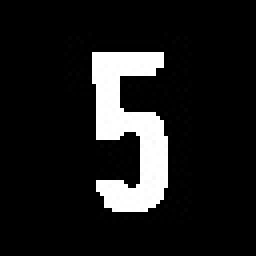
#> input picture src/testDataset/images_raw/char_5.jpg, 64 x 64 px (shown 4 times larger); its folder holds only this picture in this run
$ python createCustomDataset.py
#> lines starting #> are read from the running program, lines starting #| are printed output that depends on the picture
import os
import random
import shutil
import yaml
from pathlib import Path
import cv2
import numpy as np

# === CONFIGURACIÓN ===
SOURCE_DIR = "images_raw"   # Carpeta con tus imágenes base: char_0.jpg, char_A.jpg, etc.
OUTPUT_DIR = "../dataset/yoloDatasetRecognition"
VAL_SPLIT = 0.2
AUG_PER_IMAGE = 300         # Número de variaciones por imagen

# === CLASES ===
CLASSES = [str(i) for i in range(10)] + [chr(c) for c in range(ord('A'), ord('Z') + 1)]
CLASS_TO_ID = {cls: i for i, cls in enumerate(CLASSES)}

# === CREAR ESTRUCTURA DE CARPETAS ===
for sub in ["train/images", "train/labels", "val/images", "val/labels"]:
    os.makedirs(os.path.join(OUTPUT_DIR, sub), exist_ok=True)

# === RECOLECTAR IMÁGENES ===
all_images = [f for f in os.listdir(SOURCE_DIR) if f.lower().endswith((".png", ".jpg", ".jpeg"))]
random.shuffle(all_images)

split_idx = int(len(all_images) * (1 - VAL_SPLIT))
train_imgs = all_images[:split_idx]
val_imgs = all_images[split_idx:]

# === FUNCIONES DE AUMENTO ===
def random_augment(img):
    """Aplica una combinación aleatoria de aumentos."""
    # Rotación
    angle = random.uniform(-15, 15)
    h, w = img.shape[:2]
    M = cv2.getRotationMatrix2D((w // 2, h // 2), angle, 1)
    img = cv2.warpAffine(img, M, (w, h), borderMode=cv2.BORDER_REFLECT)

    # Brillo / contraste
    alpha = random.uniform(0.7, 1.3)
    beta = random.randint(-30, 30)
    img = cv2.convertScaleAbs(img, alpha=alpha, beta=beta)

    # Desenfoque aleatorio
    if random.random() < 0.3:
        k = random.choice([3, 5])
        img = cv2.GaussianBlur(img, (k, k), 0)

    # Ruido
    if random.random() < 0.5:
        noise = np.random.normal(0, random.randint(5, 25), img.shape).astype(np.int16)
        img = np.clip(img.astype(np.int16) + noise, 0, 255).astype(np.uint8)

    # Inversión de color aleatoria
    if random.random() < 0.2:
        img = cv2.bitwise_not(img)

    # Escalado / recorte leve
    if random.random() < 0.3:
        scale = random.uniform(0.9, 1.1)
        new_w, new_h = int(w * scale), int(h * scale)
        img = cv2.resize(img, (new_w, new_h))
        if scale > 1:
            start_x = (new_w - w) // 2
            start_y = (new_h - h) // 2
            img = img[start_y:start_y + h, start_x:start_x + w]
        else:
            pad_x = (w - new_w) // 2
            pad_y = (h - new_h) // 2
            img = cv2.copyMakeBorder(img, pad_y, pad_y, pad_x, pad_x, cv2.BORDER_CONSTANT, value=255)
            img = cv2.resize(img, (w, h))

    return img

# === PROCESAR Y AUMENTAR IMÁGENES ===
def process_images(image_list, split):
    for img_name in image_list:
        img_path = os.path.join(SOURCE_DIR, img_name)
        char = os.path.splitext(img_name)[0].upper().replace("CHAR_", "").replace("CHAR", "")

        if char not in CLASS_TO_ID:
            print(f"⚠️ Carácter desconocido: {char}")
            continue

        class_id = CLASS_TO_ID[char]

        # Leer imagen original
        img = cv2.imread(img_path)
        if img is None:
            print(f"⚠️ No se pudo leer {img_name}")
            continue

        for i in range(AUG_PER_IMAGE):
            aug_img = random_augment(img.copy())
            new_name = f"{os.path.splitext(img_name)[0]}_{i:03d}.jpg"
            dest_img = os.path.join(OUTPUT_DIR, f"{split}/images", new_name)
            cv2.imwrite(dest_img, aug_img)

            label_path = os.path.join(OUTPUT_DIR, f"{split}/labels", f"{os.path.splitext(new_name)[0]}.txt")
            with open(label_path, "w") as f:
                f.write(f"{class_id} 0.5 0.5 1.0 1.0\n")

        print(f"✅ {img_name} → {AUG_PER_IMAGE} variaciones → clase {class_id}")

# === GENERAR DATASET ===
process_images(train_imgs, "train")
process_images(val_imgs, "val")
#> call 2 of process_images, with split = 'val'
#> in process_images, img is the input picture: shape (64, 64, 3); min 0, max 255, mean 28.3
#> the loop in process_images (call 2), `for i in range(AUG_PER_IMAGE):` made 300 passes
#> pass 1, in random_augment, `img = cv2.warpAffine(img, M, (w, h), borderMode=cv2.BORDER_REFLECT)`:
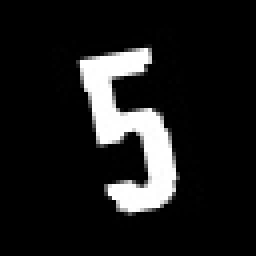
#> img: shape (64, 64, 3) (shown 4 times larger); min 0, max 255, mean 28.3
#> pass 1, in random_augment, `img = cv2.GaussianBlur(img, (k, k), 0)`:
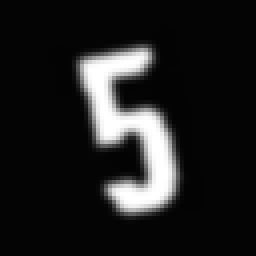
#> img: shape (64, 64, 3) (shown 4 times larger); min 3, max 255, mean 32.2
#> pass 1, in random_augment, `img = np.clip(img.astype(np.int16) + noise, 0, 255).astype(np.uint8)`:
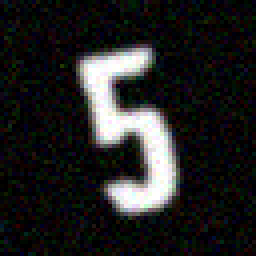
#> img: shape (64, 64, 3) (shown 4 times larger); mean of channels 0, 1, 2 34.7, 34.6, 34.9; drawn as B, G, R
#| ✅ char_5.jpg → 300 variaciones → clase 5

# === CREAR ARCHIVO data.yaml ===
data_yaml = {
    "train": f"./{OUTPUT_DIR}/train/images",
    "val": f"./{OUTPUT_DIR}/val/images",
    "nc": len(CLASSES),
    "names": CLASSES
}

with open(os.path.join(OUTPUT_DIR, "data.yaml"), "w") as f:
    yaml.dump(data_yaml, f, sort_keys=False)

print("\n🎉 Dataset YOLO aumentado generado correctamente en:", OUTPUT_DIR)
#| 🎉 Dataset YOLO aumentado generado correctamente en: ../dataset/yoloDatasetRecognition

$ run again, on src/testDataset/images_raw/char_6.jpg
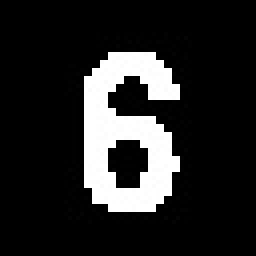
#> input picture src/testDataset/images_raw/char_6.jpg, 64 x 64 px (shown 4 times larger)
#> in process_images, img is the input picture: shape (64, 64, 3); min 0, max 255, mean 38.4
#> the loop in process_images (call 2), `for i in range(AUG_PER_IMAGE):` made 300 passes
#> pass 1, in random_augment, `img = cv2.GaussianBlur(img, (k, k), 0)`:
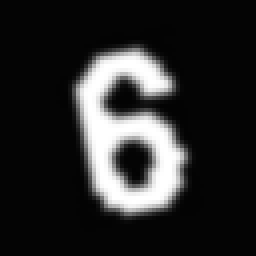
#> img: shape (64, 64, 3) (shown 4 times larger); min 3, max 255, mean 42.2
#> pass 1, in random_augment, `img = np.clip(img.astype(np.int16) + noise, 0, 255).astype(np.uint8)`:
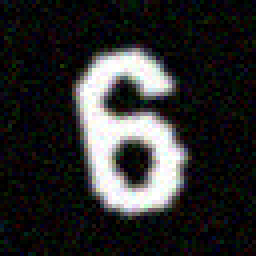
#> img: shape (64, 64, 3) (shown 4 times larger); mean of channels 0, 1, 2 44.5, 44.5, 44.6; drawn as B, G, R
#| ✅ char_6.jpg → 300 variaciones → clase 6
#| 🎉 Dataset YOLO aumentado generado correctamente en: ../dataset/yoloDatasetRecognition
